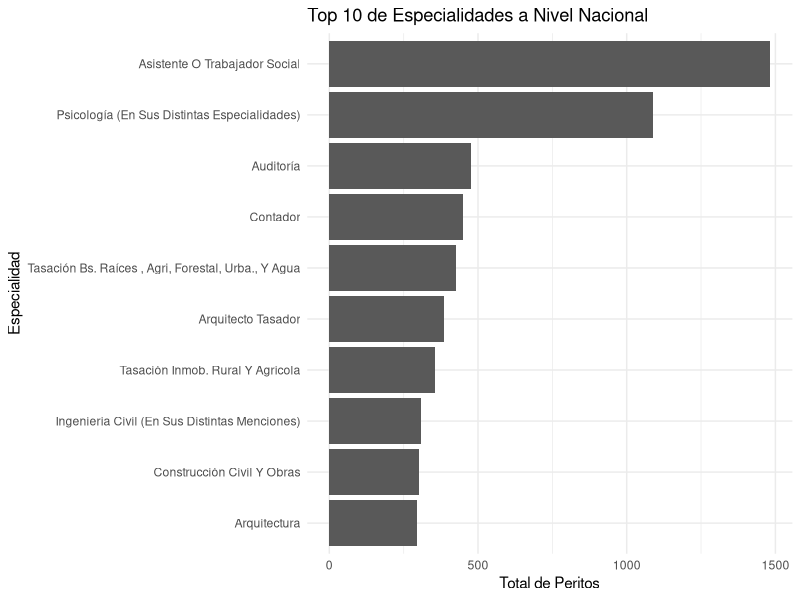
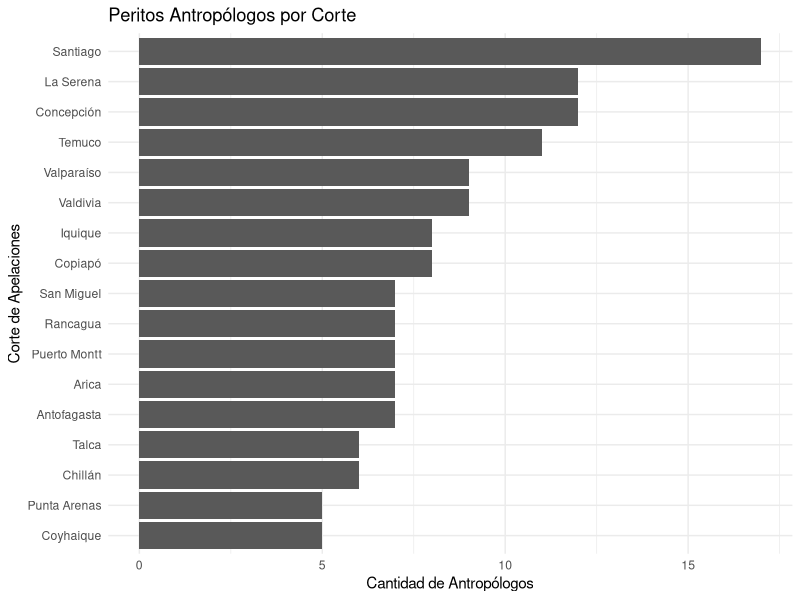
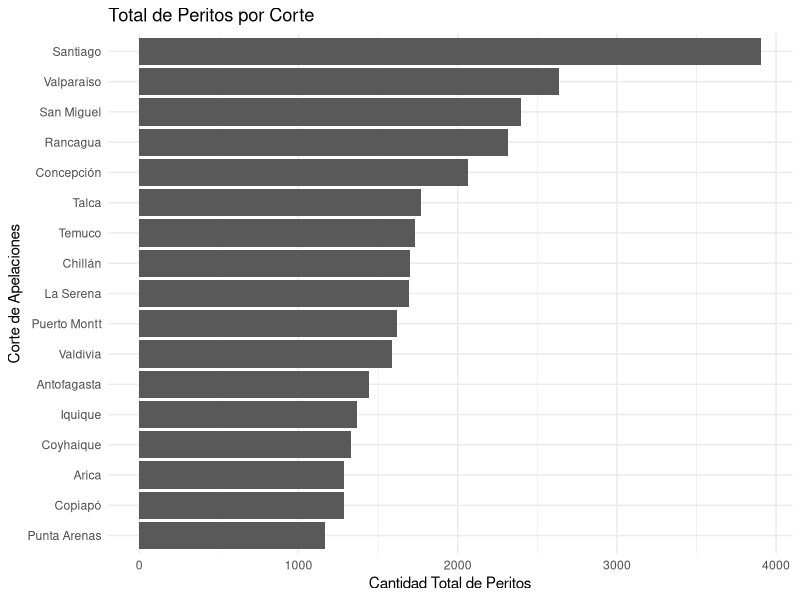
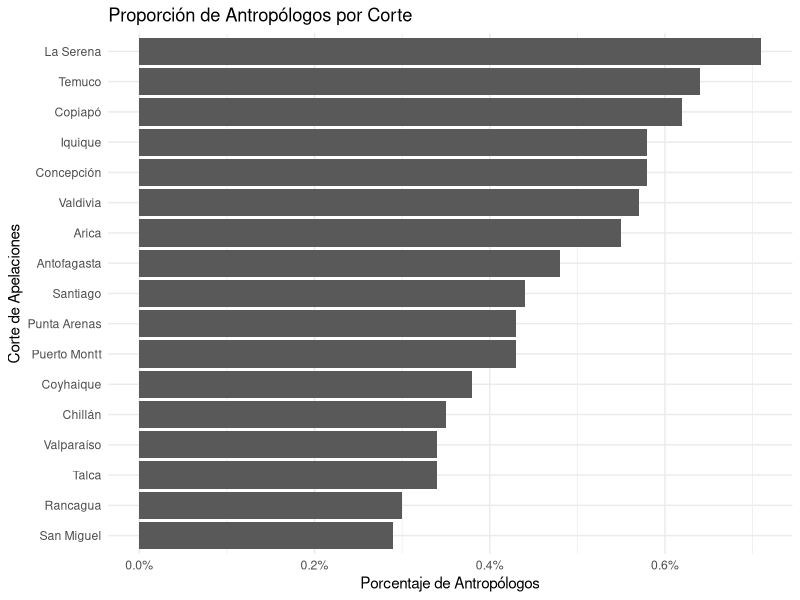
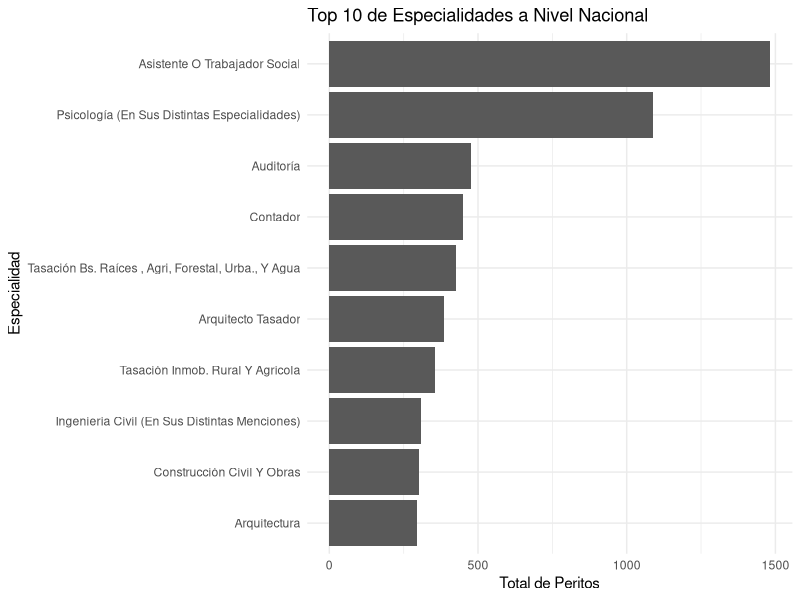
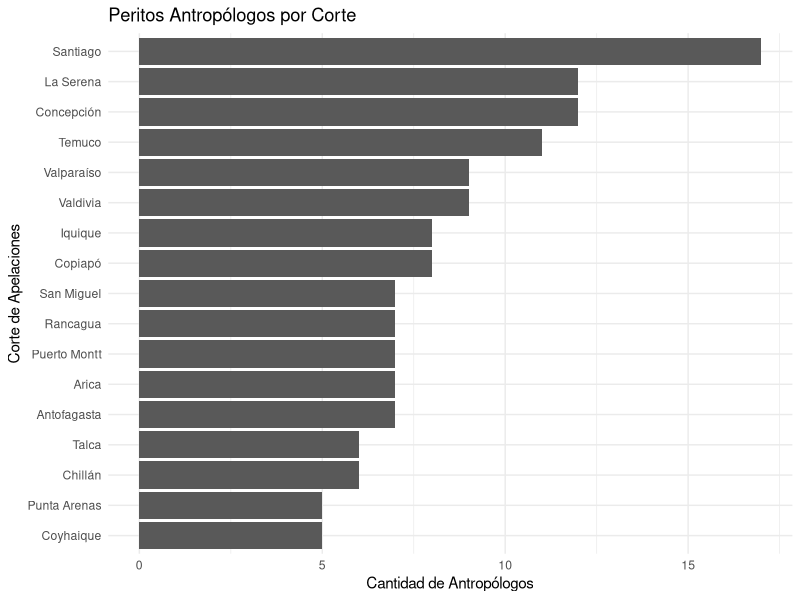
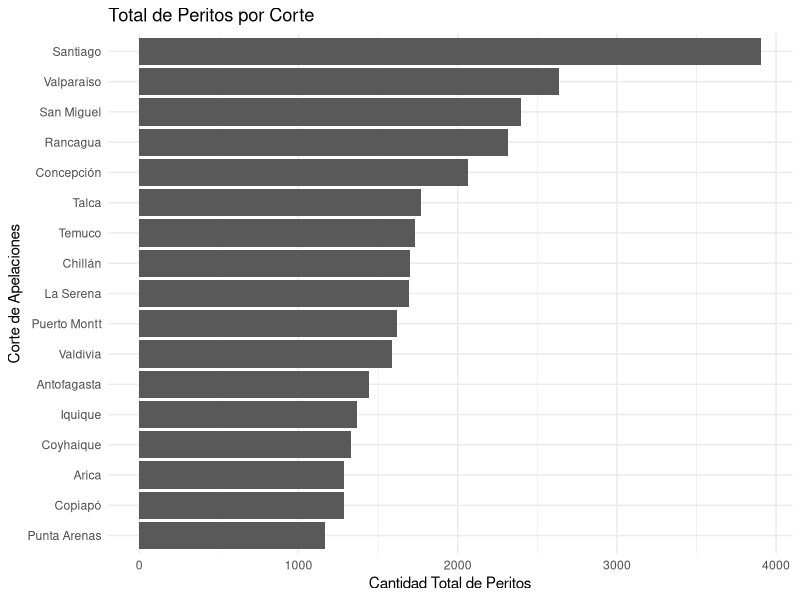
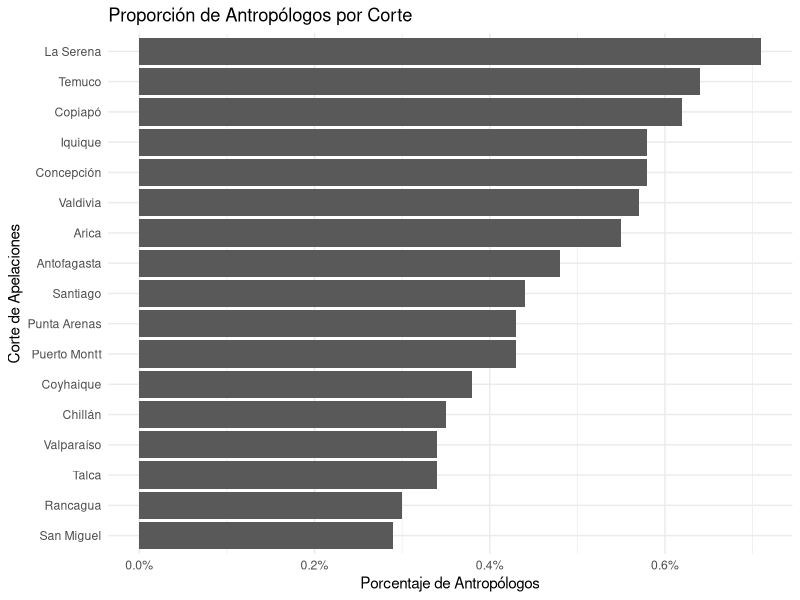

Source code (R) for these figures, in order:
## BASE DE DATOS PERITOS CHILE ##

# A.- CARGA DE LIBRERÍAS

library(ggplot2)
library(dplyr)
library(scales)

# B.- CARGA DE TABLAS

especialidades_a_nivel_nacional <- read.csv("especialidades_a_nivel_nacional.csv")

peritos_antropologos_por_corte <- read.csv("peritos_antropologos_por_corte.csv")

peritos_por_corte <- read.csv("peritos_por_corte.csv")

proporcion_de_antropologos_por_corte <- read.csv("proporcion_de_antropologos_por_corte.csv")

# C.- GRÁFICOS DE LA INFORMACIÓN

# 1. Especialidades a nivel nacional (Top 10)
ggplot(especialidades_a_nivel_nacional, aes(x = reorder(especialidad, total), y = total)) +
  geom_col() +
  coord_flip() +
  labs(
    title = "Top 10 de Especialidades a Nivel Nacional",
    x = "Especialidad",
    y = "Total de Peritos"
  ) +
  theme_minimal()

ggsave("01_top10_especialidades.png", width = 8, height = 6)

# 2. Peritos antropólogos por corte
ggplot(peritos_antropologos_por_corte, aes(x = reorder(corte, total_antropologos), y = total_antropologos)) +
  geom_col() +
  coord_flip() +
  labs(
    title = "Peritos Antropólogos por Corte",
    x = "Corte de Apelaciones",
    y = "Cantidad de Antropólogos"
  ) +
  theme_minimal()

ggsave("02_antropologos_por_corte.png", width = 8, height = 6)

# 3. Peritos por corte
ggplot(peritos_por_corte, aes(x = reorder(corte, total_peritos), y = total_peritos)) +
  geom_col() +
  coord_flip() +
  labs(
    title = "Total de Peritos por Corte",
    x = "Corte de Apelaciones",
    y = "Cantidad Total de Peritos"
  ) +
  theme_minimal()

ggsave("03_total_peritos_por_corte.png", width = 8, height = 6)

# 4. Proporción de antropólogos por corte
ggplot(proporcion_de_antropologos_por_corte, 
       aes(x = reorder(corte, porcentaje_antropologos), 
           y = porcentaje_antropologos)) +
  geom_col() +
  coord_flip() +
  scale_y_continuous(labels = percent_format(scale = 1)) +
  labs(
    title = "Proporción de Antropólogos por Corte",
    x = "Corte de Apelaciones",
    y = "Porcentaje de Antropólogos"
  ) +
  theme_minimal()

ggsave("04_proporcion_antropologos_por_corte.png", width = 8, height = 6)

######################################### FIN SCRIPT ######################################################












